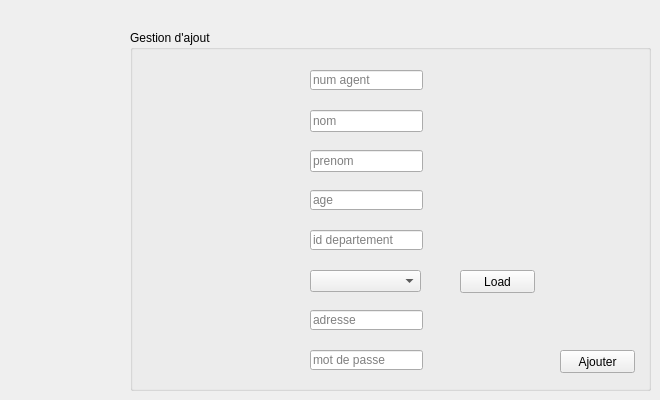
   <widget class="QWidget" name="AddA">
    <attribute name="title">
     <string>Ajouter Agent</string>
    </attribute>
    <widget class="QGroupBox" name="groupBox">
     <property name="geometry">
      <rect>
       <x>130</x>
       <y>30</y>
       <width>521</width>
       <height>361</height>
      </rect>
     </property>
     <property name="title">
      <string>Gestion d'ajout</string>
     </property>
     <widget class="QLineEdit" name="adresse">
      <property name="geometry">
       <rect>
        <x>180</x>
        <y>280</y>
        <width>113</width>
        <height>20</height>
       </rect>
      </property>
      <property name="text">
       <string/>
      </property>
      <property name="placeholderText">
       <string>adresse</string>
      </property>
     </widget>
     <widget class="QLineEdit" name="iddep">
      <property name="geometry">
       <rect>
        <x>180</x>
        <y>200</y>
        <width>113</width>
        <height>20</height>
       </rect>
      </property>
      <property name="placeholderText">
       <string>id departement</string>
      </property>
     </widget>
     <widget class="QLineEdit" name="idagent">
      <property name="geometry">
       <rect>
        <x>180</x>
        <y>40</y>
        <width>113</width>
        <height>20</height>
       </rect>
      </property>
      <property name="text">
       <string/>
      </property>
      <property name="placeholderText">
       <string>num agent</string>
      </property>
     </widget>
     <widget class="QLineEdit" name="age">
      <property name="geometry">
       <rect>
        <x>180</x>
        <y>160</y>
        <width>113</width>
        <height>20</height>
       </rect>
      </property>
      <property name="text">
       <string/>
      </property>
      <property name="placeholderText">
       <string>age</string>
      </property>
     </widget>
     <widget class="QPushButton" name="pb_ajouter">
      <property name="geometry">
       <rect>
        <x>430</x>
        <y>320</y>
        <width>75</width>
        <height>23</height>
       </rect>
      </property>
      <property name="text">
       <string>Ajouter</string>
      </property>
     </widget>
     <widget class="QLineEdit" name="nomagent">
      <property name="geometry">
       <rect>
        <x>180</x>
        <y>80</y>
        <width>113</width>
        <height>22</height>
       </rect>
      </property>
      <property name="placeholderText">
       <string>nom</string>
      </property>
     </widget>
     <widget class="QLineEdit" name="prenomagent">
      <property name="geometry">
       <rect>
        <x>180</x>
        <y>120</y>
        <width>113</width>
        <height>22</height>
       </rect>
      </property>
      <property name="placeholderText">
       <string>prenom</string>
      </property>
     </widget>
     <widget class="QLineEdit" name="mdp">
      <property name="geometry">
       <rect>
        <x>180</x>
        <y>320</y>
        <width>113</width>
        <height>20</height>
       </rect>
      </property>
      <property name="echoMode">
       <enum>QLineEdit::Password</enum>
      </property>
      <property name="placeholderText">
       <string>mot de passe</string>
      </property>
     </widget>
     <widget class="QComboBox" name="poste">
      <property name="geometry">
       <rect>
        <x>180</x>
        <y>240</y>
        <width>111</width>
        <height>22</height>
       </rect>
      </property>
     </widget>
     <widget class="QPushButton" name="Load">
      <property name="geometry">
       <rect>
        <x>330</x>
        <y>240</y>
        <width>75</width>
        <height>23</height>
       </rect>
      </property>
      <property name="text">
       <string>Load</string>
      </property>
     </widget>
    </widget>
   </widget>
